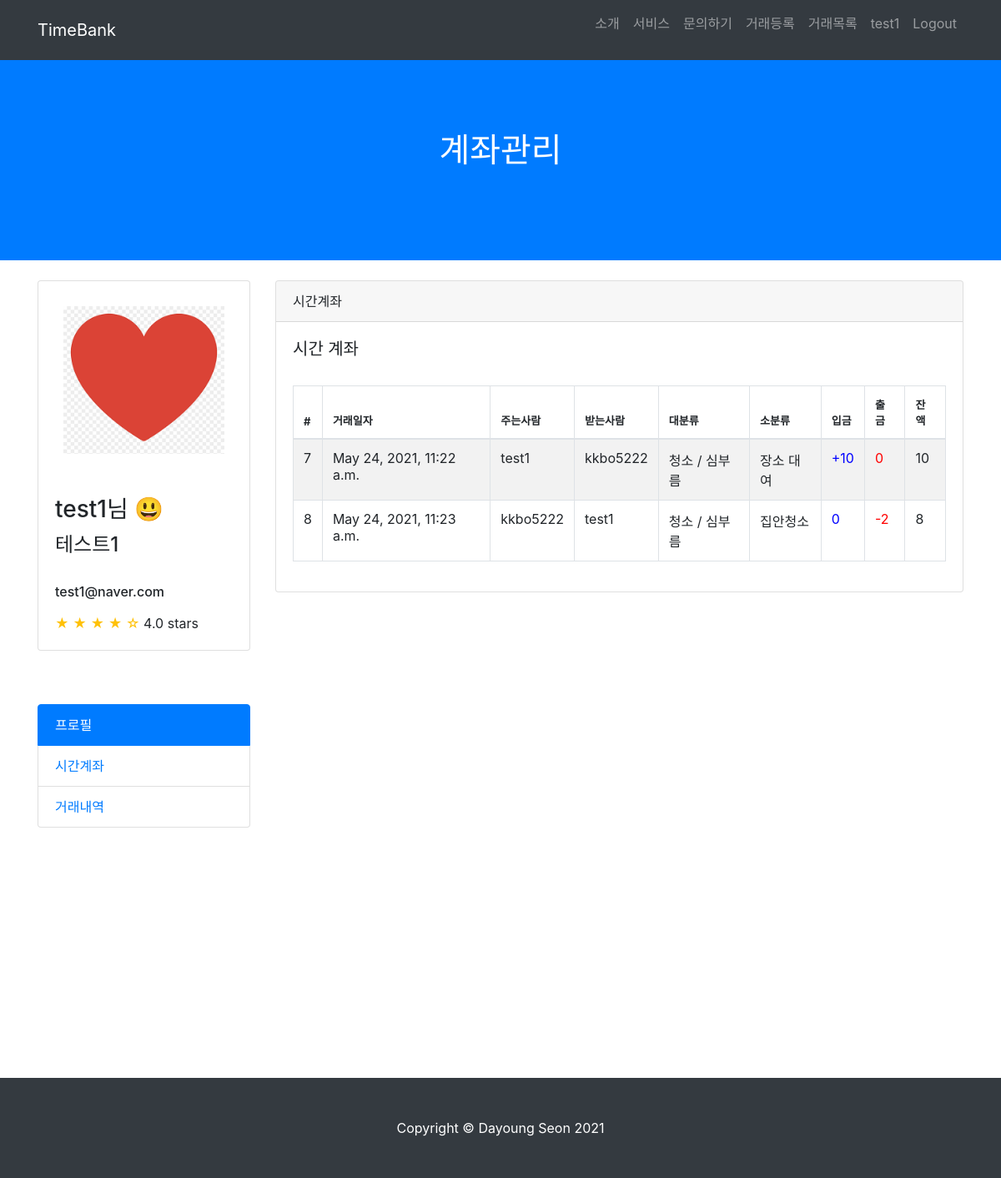
Before: /account/balance (signed in) with the older database file.
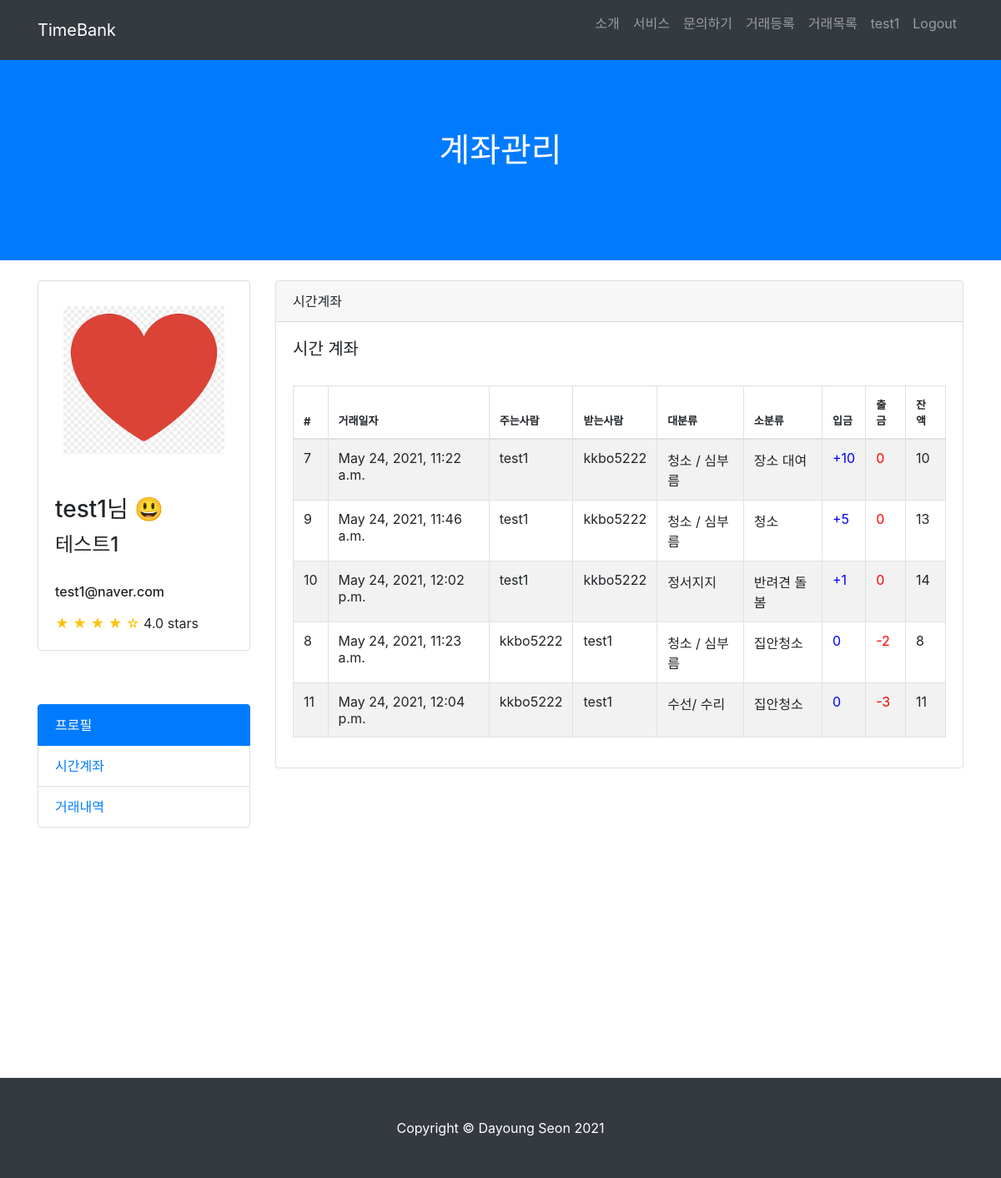
After: the same page with the newer database file.
### TimeBank_account/models.py (models this page shows)
class User(AbstractUser):
    username = models.CharField(max_length=64, verbose_name='사용자ID', unique=True)
    email = models.EmailField(max_length=128, verbose_name='E-mail')
    name = models.CharField(max_length=64, verbose_name='이름')
    password = models.CharField(max_length=100, verbose_name='비밀번호')
    contact = models.CharField(max_length=150, verbose_name='연락처')
    birth = models.CharField(max_length=150, verbose_name='생년월일')
    user_age = models.CharField(max_length=50, verbose_name='연령대')
    gender = models.CharField(max_length=10, verbose_name='성별')
    balance = models.IntegerField(verbose_name='잔액', default=0)
    registered_dtn = models.DateField(auto_now_add=True, verbose_name='가입일자')
    image = models.ImageField(upload_to="images/", blank=True)
    about = models.TextField(verbose_name="소개말", blank=True)
    object = CustomUserManager()
    def __str__(self):
        return self.username
    class Meta:
        db_table = 'TimeBank_user'

class Account(models.Model):
    timestamp = models.DateTimeField(auto_now_add=True, verbose_name='거래일자')
    giver = models.ForeignKey('User', on_delete=models.CASCADE, related_name='giver', verbose_name='주는사람', null=True)
    taker = models.ForeignKey('User', on_delete=models.CASCADE, related_name='taker', verbose_name='받는사람', null=True)
    mainwork = models.CharField(max_length=100, default='', null=False)
    subwork = models.CharField(max_length=100, default='', null=False)
    tok = models.IntegerField(default=0, verbose_name='거래금액')
    giver_balance = models.IntegerField(default=0, verbose_name='주는사람 잔액')
    taker_balance = models.IntegerField(default=0, verbose_name='받는사람 잔액')

### TimeBank_account/views.py (the view)
# urls.py: path('balance', views.balance, name="balance"),
@login_required
def balance(request):
    accounts = Account.objects.filter(giver=request.user) | Account.objects.filter(taker=request.user)
    return render(request, 'balance.html', {'accounts':accounts})

### TimeBank_account/templates/balance.html (shortened to what this page needs)
{% load static %}
<html lang="en">
<head>
  <link href="{% static 'vendor/bootstrap/css/bootstrap.min.css' %}" rel="stylesheet">
  <link href="{% static 'css/scrolling-nav.css' %}" rel="stylesheet">
</head>
<body id="page-top">
 <nav class="navbar navbar-expand-lg navbar-dark bg-dark fixed-top" id="mainNav">
  <div class="container">
    <a class="navbar-brand js-scroll-trigger" href="{% url 'index' %}">TimeBank</a>
    <div class="collapse navbar-collapse" id="navbarResponsive">
      <ul class="navbar-nav ml-auto">
        <li class="nav-item">
          <a class="nav-link js-scroll-trigger" href="{% url 'index' %}">소개</a>
        </li>
        <li class="nav-item">
          <a class="nav-link js-scroll-trigger" href="{% url 'index' %}">서비스</a>
        </li>
        <li class="nav-item">
          <a class="nav-link js-scroll-trigger" href="{% url 'index' %}">문의하기</a>
        </li>
        <li class="nav-item">
          <a class="nav-link js-scroll-trigger" href="{% url 'new_post' %}">거래등록</a>
        </li>
      <li class="nav-item">
        <a class="nav-link js-scroll-trigger" href="{% url 'post_list' %}">거래목록</a>
      </li>
        {% if user.is_authenticated %}
        <li class="nav-item">
          <a class="nav-link js-scroll-trigger" href="{% url 'profile' user.username %}">{{ user.get_username }}</a>
        </li>
        <li class="nav-item">
          <form action="{% url 'logout' %}" method="POST">
            <input type="submit" class="nav-link logout" href="{% url 'logout' %}" value="Logout" style="border: none; background: transparent;">
          </form>
        </li>
        {% endif %}
      </ul>
    </div>
  </div>
</nav>
  <header class="bg-primary text-white">
    <div class="container text-center">
      <h1>계좌관리</h1>
    </div>
  </header>
 <div class="container">
  <div class="row">
    <div class="col-lg-3">
      <div class="card mt-4">
        {% if user.image %}
        <img class="card-img-top img-fluid" src="{{ user.image.url }}" alt="user" style="padding: 30px;">
        {% else %}
        <img class="card-img-top img-fluid" src="/static/img/user.png" alt="user" style="padding: 30px;">
        {% endif %}
        <div class="card-body">
          <h3 class="card-title">{{ user.get_username }}님 😃</h3>
          <h4>{{ user.name }}</h4><br>
          <h6>{{ user.email }}</h6>
          <span class="text-warning">&#9733; &#9733; &#9733; &#9733; &#9734;</span>
          4.0 stars
        </div>
      </div>
      <p><br><br></p>
      <div class="list-group">
        <a href="{% url 'profile' user.username %}" class="list-group-item active">프로필</a>
        <a href="{% url 'balance' %}" class="list-group-item">시간계좌</a>
        <a href="{% url 'account' %}" class="list-group-item">거래내역</a>
      </div>
    </div>
    <div class="col-lg-9">
      <div class="card card-outline-secondary my-4">
        <div class="card-header">
          시간계좌
        </div>
        <div class="card-body">
          <h5>시간 계좌</h5>
          <br>
          <table id="example" class="table table-striped table-bordered" style="width:100%">
            <thead>
              <tr>
                <th style="font-size: 13px;">#</th>
                <th style="font-size: 13px;">거래일자</th>
                <th style="font-size: 13px;">주는사람</th>
                <th style="font-size: 13px;">받는사람</th>
                <th style="font-size: 13px;">대분류</th>
                <th style="font-size: 13px;">소분류</th>
                <th style="font-size: 13px;">입금</th>
                <th style="font-size: 13px;">출금</th>
                <th style="font-size: 13px;">잔액</th>
            </tr>
            </thead>
            <tbody>
                <tr>
                  {% for account in accounts %}
                    <td>{{ account.id }}</td>
                    <td>{{ account.timestamp }}</td>
                    <td>{{ account.giver }}</td>
                    <td>{{ account.taker }}</td>
                    <td>{{ account.mainwork }}</td>
                    <td>{{ account.subwork }}</td>
                    {% if account.giver == request.user %}
                    <td style="color: blue;">+{{ account.tok }}</td>
                    <td style="color: red;">0</td>
                    <td>{{ account.giver_balance }}</td>
                    {% elif account.taker == request.user %}
                    <td style="color: blue;">0</td>
                    <td style="color: red;">-{{account.tok}}</td>
                    <td>{{ account.taker_balance }}</td>
                    {% endif %}
                </tr>
                {% endfor %}
            </tbody>
          </table>
        </div>
      </div>
    </div>
</div>
</div>
<section id="about">
</section>
  <footer class="py-5 bg-dark">
    <div class="container">
      <p class="m-0 text-center text-white">Copyright &copy; Dayoung Seon 2021</p>
    </div>
  </footer>
</body>

### TimeBank_account/static/css/scrolling-nav.css (style rules this page uses)
header { padding: 156px 0 100px; }
section { padding: 150px 0; }

Changed rows visible on the page:
added Account: id "9", timestamp "May 24, 2021, 11:46 a.m.", giver "test1", taker "kkbo5222", mainwork "청소 / 심부름", subwork "청소", tok "5", giver_balance "13"
added Account: id "10", timestamp "May 24, 2021, 12:02 p.m.", giver "test1", taker "kkbo5222", mainwork "정서지지", subwork "반려견 돌봄", tok "1", giver_balance "14"
added Account: id "11", timestamp "May 24, 2021, 12:04 p.m.", giver "kkbo5222", taker "test1", mainwork "수선/ 수리", subwork "집안청소", tok "3", taker_balance "11"
